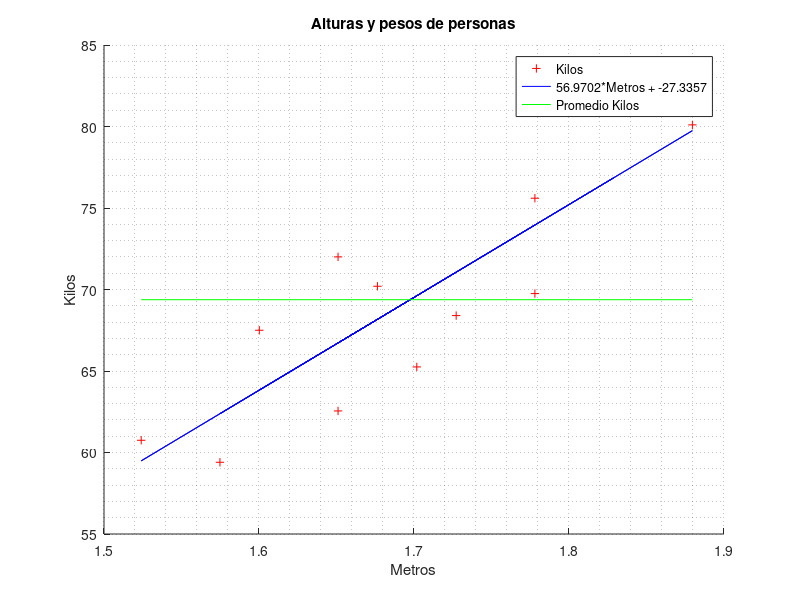
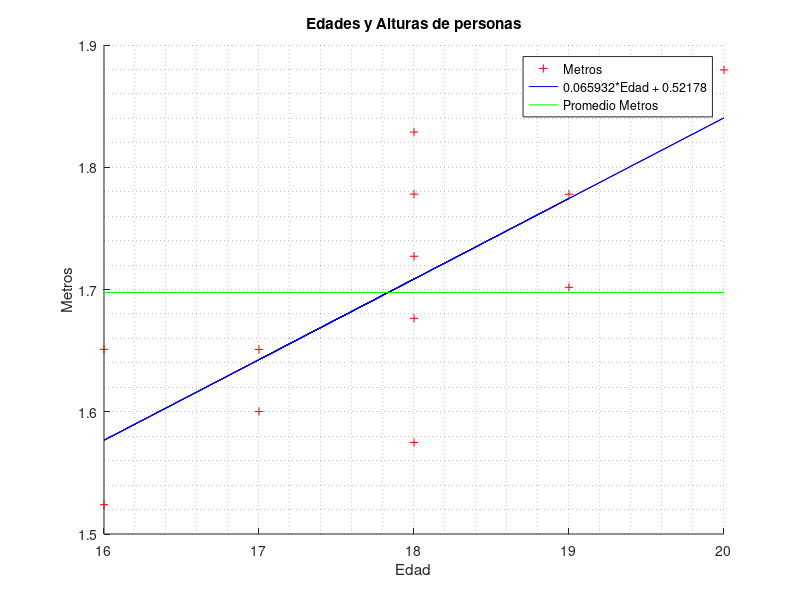

MATLAB code for these plots, in order:
pulgadas=[70,63,72,60,66,70,74,65,62,67,65,68];libras=[155,150,180,135,156,168,178,160,132,145,139,152];edad=[19,17,18,16,18,18,20,17,18,19,16,18];metros= pulgadas*0.0254;kilos = libras*0.45;PKilosRMetros = polyfit(metros, kilos, 1); %Coeficientes de aproximacion kilos respecto a metrosKilosRMetros = polyval(PKilosRMetros, metros); %Recta de aproximacion kilos respecto a metrosPMetrosREdad = polyfit(edad, metros, 1); %Coeficientes de aproximacion metros respecto a edadMetrosREdad = polyval(PMetrosREdad, edad); %Recta de aproximacion metros respecto a edadpromedio1 = mean(KilosRMetros);promedio2 = mean(MetrosREdad);%fig 1 kilos respecto a metroshold ongrid minorplot(metros , kilos, 'r+'); % puntitos metros en rojoplot(metros,  KilosRMetros, 'b'); % Aproximación kilo respecto a metroplot([min(metros), max(metros)], [promedio1, promedio1],'g-'); % Dibujo promedio kilosR1=[num2str(PKilosRMetros(1)), '*Metros + ', num2str(PKilosRMetros(2))];legend('Kilos', R1, 'Promedio Kilos');xlabel('Metros');ylabel('Kilos');title('Alturas y pesos de personas');hold off%fig.2 metros respecto a edadfigurehold ongrid minorplot(edad , metros, 'r+'); % puntitos edad en rojoplot(edad,  MetrosREdad, 'b'); % Aproximación metro respecto a edadplot([min(edad), max(edad)], [promedio2, promedio2],'g-'); % Dibujo promedio kilosR1=[num2str(PMetrosREdad(1)), '*Edad + ', num2str(PMetrosREdad(2))];legend('Metros', R1, 'Promedio Metros');ylabel('Metros');xlabel('Edad');title('Edades y Alturas de personas');hold off